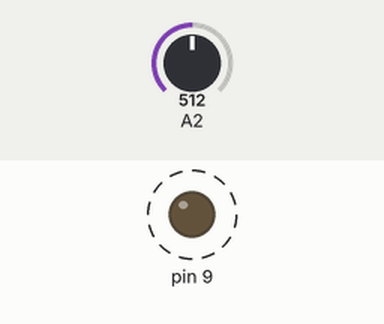
Simulated run of this sketch. Board: Arduino Uno, built with avr-gcc and run on an emulated ATmega328P. Shown: output pins drawn as LEDs (lit = HIGH). Dashed ring = blinking. The inputs (shaded band) are chosen by the test bench; at power-on: A2 = 512.

Above: at 1.8 s.
1.9 s: A2 set to 0
At 3.1 s:
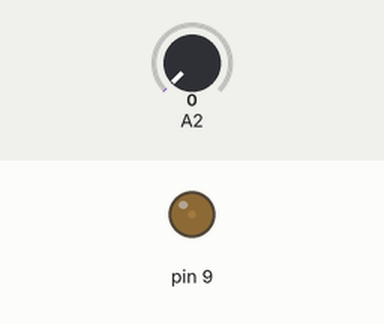
3.6 s: A2 set to 122
At 3.9 s:
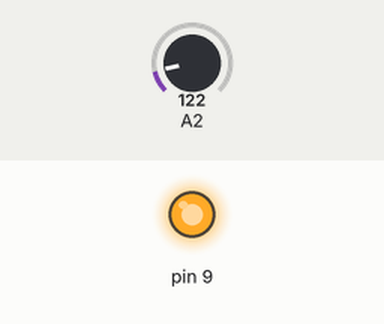
Timing chart, 0 to 13.1 s (numbered marks = the images above; inputs shaded):
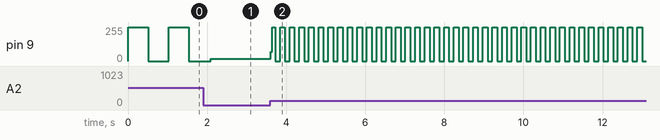

The sketch:

PotenciometroLeddigital.ino
```cpp
int valorPot = 0;
void setup() {
     pinMode(9, OUTPUT);
}
void loop() {
     valorPot = analogRead(2);
     digitalWrite(9, HIGH);
     delay(valorPot);
     digitalWrite(9, LOW);
     delay(valorPot);
}
```

Measured:
- after the input at 3.6 s, pin 9: 18/255 → 69/255 at once, then moves between 0/255 and 255/255, repeating every 0.24 s
- by itself, pin 9: alternates 255/255 for 0.51 s and 0/255 for 0.51 s
